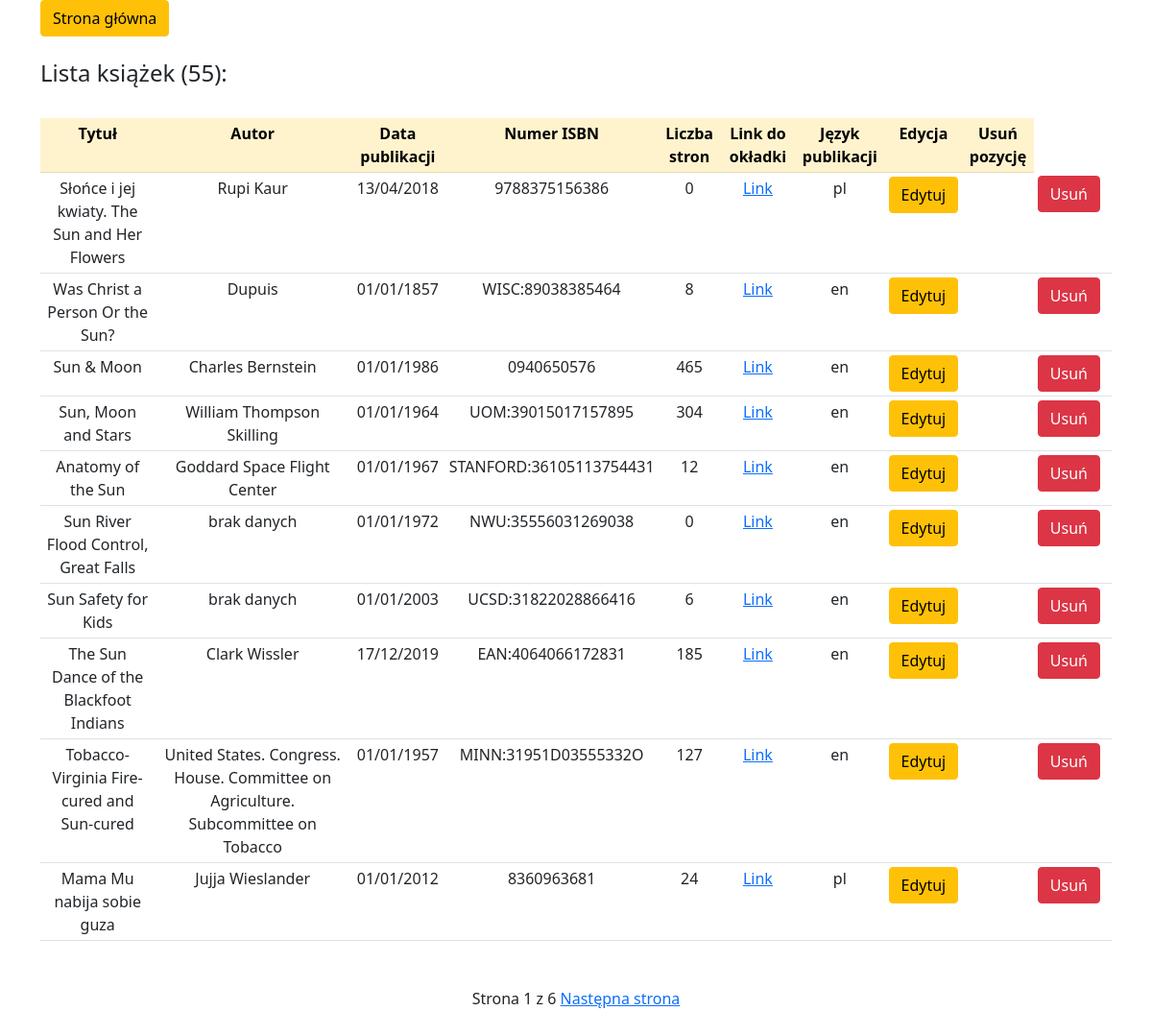
The page /book_list/ on the database its author committed.
### books/models.py (models this page shows, shortened)
class Book(models.Model):
    tytuł = models.CharField(max_length=50)
    autor = models.CharField(max_length=30)
    data_publikacji = models.DateField(help_text='yyyy-mm-dd')
    numer_isbn = models.CharField(max_length=20, verbose_name='Numer ISBN')
    liczba_stron = models.PositiveSmallIntegerField(default=0)
    link_do_okładki = models.URLField()
    język_publikacji = models.CharField(max_length=20)

### books/views.py (the view)
# urls.py: path('book_list/', BookList.as_view(), name='list'),
class BookList(ListView):
    model = Book
    paginate_by = 10

### books/templates/books/book_list.html (shortened to what this page needs)
<!DOCTYPE html>
<html>
  <head>
    <link href="https://cdn.jsdelivr.net/npm/bootstrap@5.0.0-beta1/dist/css/bootstrap.min.css" rel="stylesheet">
  </head>
  <body>
    <div class="container">
      <a href = "{% url 'index' %}" class="btn btn-warning">Strona główna</a><br>
      <br>
      <h4>Lista książek ({{ page_obj.paginator.count }}):</h4>
      <br>
      <table class="table table-sm" style="max-width: 100rem;">
        <tr align="center" class="table-warning">
          <th> Tytuł </th>
          <th> Autor </th>
          <th> Data publikacji </th>
          <th> Numer ISBN </th>
          <th> Liczba stron </th>
          <th> Link do okładki </th>
          <th> Język publikacji </th>
          <th> Edycja </th>
          <th> Usuń pozycję </th>
        </tr>
        {% for book in book_list %}
          <tr align="center">
            <td>{{ book.tytuł }}</td>
            <td>{{ book.autor }}</td>
            <td>{{ book.data_publikacji|date:"d/m/Y" }}</td>
            <td>{{ book.numer_isbn }}</td>
            <td>{{ book.liczba_stron }}</td>
            <td><a href = "{{ book.link_do_okładki }}">Link</a></td>
            <td>{{ book.język_publikacji }}</td>
            <td><a href = "{% url 'update' book.id %}" class="btn btn-warning">Edytuj</a><td>
            <td><a href = "{% url 'delete' book.id %}" class="btn btn-danger">Usuń</a><td>
          </tr>
        {% endfor %}
      </table>
      {% if is_paginated %}
      <div class="pagination justify-content-center my-5">
        <span class="page-links">
            <span class="page-current">
            Strona {{ page_obj.number }} z {{ page_obj.paginator.num_pages }}
            </span>
            {% if page_obj.has_next %}
              <a href="{% url 'list' %}?page={{ page_obj.next_page_number }}">Następna strona</a>
            {% endif %}
        </span>
      </div>
      {% endif %}
    </div>
  </body>
</html>

### rows shown on the page
Book: tytuł "Słońce i jej kwiaty. The Sun and Her Flowers", autor "Rupi Kaur", data_publikacji "13/04/2018", numer_isbn "9788375156386", liczba_stron "0", język_publikacji "pl"
Book: tytuł "Was Christ a Person Or the Sun?", autor "Dupuis", data_publikacji "01/01/1857", numer_isbn "WISC:89038385464", liczba_stron "8", język_publikacji "en"
Book: tytuł "Sun & Moon", autor "Charles Bernstein", data_publikacji "01/01/1986", numer_isbn "0940650576", liczba_stron "465", język_publikacji "en"
Book: tytuł "Sun, Moon and Stars", autor "William Thompson Skilling", data_publikacji "01/01/1964", numer_isbn "UOM:39015017157895", liczba_stron "304", język_publikacji "en"
Book: tytuł "Anatomy of the Sun", autor "Goddard Space Flight Center", data_publikacji "01/01/1967", numer_isbn "STANFORD:36105113754431", liczba_stron "12", język_publikacji "en"
Book: tytuł "Sun River Flood Control, Great Falls", autor "brak danych", data_publikacji "01/01/1972", numer_isbn "NWU:35556031269038", liczba_stron "0", język_publikacji "en"
Book: tytuł "Sun Safety for Kids", autor "brak danych", data_publikacji "01/01/2003", numer_isbn "UCSD:31822028866416", liczba_stron "6", język_publikacji "en"
Book: tytuł "The Sun Dance of the Blackfoot Indians", autor "Clark Wissler", data_publikacji "17/12/2019", numer_isbn "EAN:4064066172831", liczba_stron "185", język_publikacji "en"
Book: tytuł "Tobacco-Virginia Fire-cured and Sun-cured", autor "United States. Congress. House. Committee on Agriculture. Subcommittee on Tobacco", data_publikacji "01/01/1957", numer_isbn "MINN:31951D03555332O", liczba_stron "127", język_publikacji "en"
Book: tytuł "Mama Mu nabija sobie guza", autor "Jujja Wieslander", data_publikacji "01/01/2012", numer_isbn "8360963681", liczba_stron "24", język_publikacji "pl"

### other values the page prints
{{ page_obj.paginator.count }} "55"
{{ page_obj.number }} "1"
{{ page_obj.paginator.num_pages }} "6"
